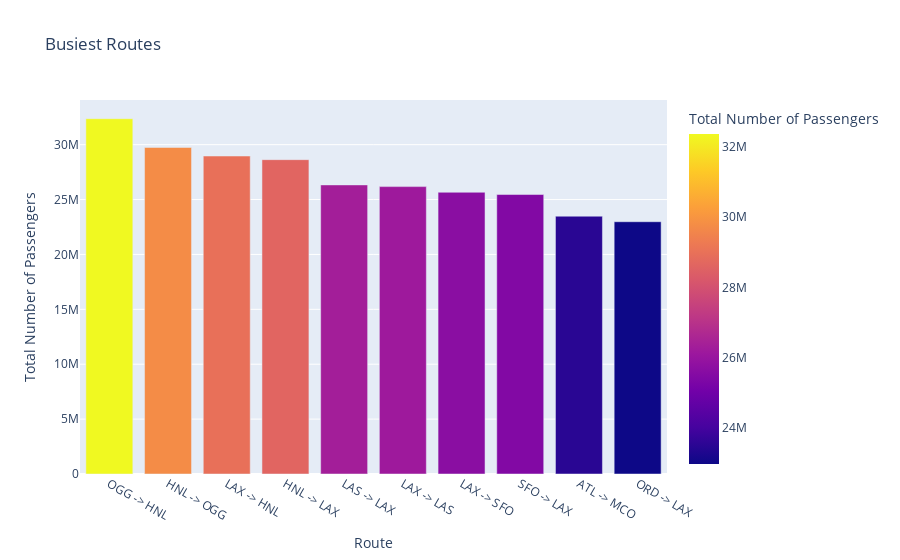

Write notebook code for a chart like this one.
### Markdown cell above
3. Now let's dive deeper into the analysis of the dataset. Do the following:
    
    - Compute total passenger flow between origin and destination cities.

    - Identify and visualize the busiest routes by passenger traffic.

    - Calculate the average passengers per flight for each route and highlight under/over-utilized connections.

    - Create an interactive map visualizing the geographic spread of the flight network.

### Code cell
df_sorted_passengers, fig, df_most_traffic, df_least_traffic = functions.analysis_traffic_passengers(df) 
fig.show()

### Figure 1 — Plotly figure (JSON) as saved in the notebook; plotly's stock layout.template omitted (floating-point values rounded to 4 significant figures)
{"data": [{"alignmentgroup": "True", "hovertemplate": "Route=%{x}<br>Total Number of Passengers=%{marker.color}<extra></extra>", "legendgroup": "", "marker": {"color": [32364612, 29744742, 28964154, 28632161, 26333721, 26177809, 25661782, 25458207, 23483751, 22979359], "coloraxis": "coloraxis", "pattern": {"shape": ""}}, "name": "", "offsetgroup": "", "orientation": "v", "showlegend": false, "textposition": "auto", "type": "bar", "x": ["OGG -> HNL", "HNL -> OGG", "LAX -> HNL", "HNL -> LAX", "LAS -> LAX", "LAX -> LAS", "LAX -> SFO", "SFO -> LAX", "ATL -> MCO", "ORD -> LAX"], "xaxis": "x", "y": [32364612, 29744742, 28964154, 28632161, 26333721, 26177809, 25661782, 25458207, 23483751, 22979359], "yaxis": "y"}], "layout": {"barmode": "group", "coloraxis": {"colorbar": {"title": {"text": "Total Number of Passengers"}}, "colorscale": [[0, "#0d0887"], [0.1111, "#46039f"], [0.2222, "#7201a8"], [0.3333, "#9c179e"], [0.4444, "#bd3786"], [0.5556, "#d8576b"], [0.6667, "#ed7953"], [0.7778, "#fb9f3a"], [0.8889, "#fdca26"], [1, "#f0f921"]]}, "legend": {"tracegroupgap": 0}, "title": {"text": "Busiest Routes"}, "xaxis": {"anchor": "y", "domain": [0, 1], "title": {"text": "Route"}}, "yaxis": {"anchor": "x", "domain": [0, 1], "title": {"text": "Total Number of Passengers"}}}}
